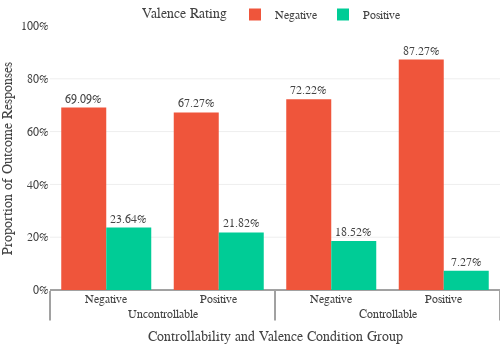
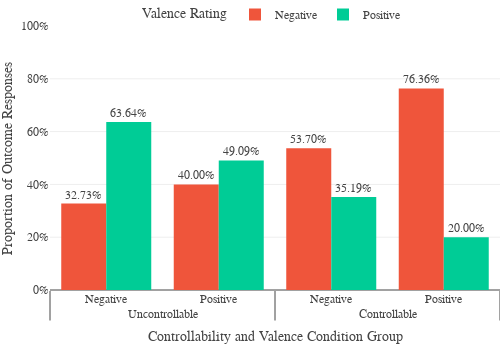
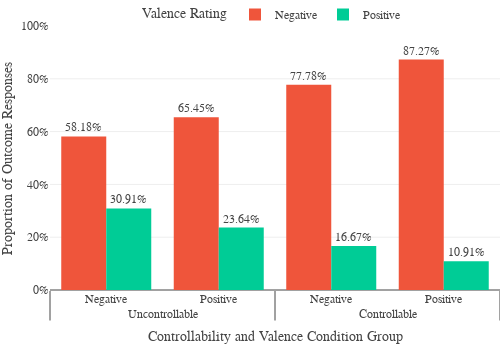
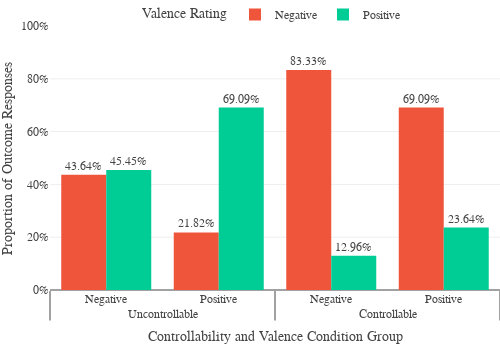

The notebook cell these images were saved under, in order:
### Code cell
for mat in materials:
    mat_valence_props_plotly = master_data[master_data['material']==mat].groupby(['means_condition','valence_condition'])['val_code'].value_counts(normalize=True).unstack().reset_index()

    x_cats = mat_valence_props_plotly['means_condition'],mat_valence_props_plotly['valence_condition']
    mat_valence_fig = go.Figure(data=[
        go.Bar(name='Negative', 
               x=[['Uncontrollable', 'Uncontrollable', 'Controllable', 'Controllable'],
                  ["Negative", "Positive", "Negative", "Positive"]], 
               y=mat_valence_props_plotly['neg'],
               text=mat_valence_props_plotly['neg'], 
               marker_color='#EF553B'),
        go.Bar(name='Positive', 
               x=[['Uncontrollable', 'Uncontrollable', 'Controllable', 'Controllable'],
                  ["Negative", "Positive", "Negative", "Positive"]], 
               y=mat_valence_props_plotly['pos'],
               text=mat_valence_props_plotly['pos'], 
               marker_color='#00CC96'),
    #     go.Bar(name='Neither', 
    #            x=[['Uncontrollable', 'Uncontrollable', 'Controllable', 'Controllable'],
    #               ["Negative", "Positive", "Negative", "Positive"]], 
    #            y=valence_props_plotly['neither'], marker_color='#FECB52')
    ])


    mat_valence_fig.update_layout(#barmode='stack', 
                              template = 'none', 
                              legend_title="Valence Rating",
                              font_family="Times New Roman", font_size=12,
                              width = 500, height = 350,
                              #remove some margin so the graph fits nicer in latex
                              margin_l=50, #left margin
                              margin_r=0, #right margin
                              margin_b=60, #bottom margin
                              margin_t=10, #top margin
                            legend=dict(
                                orientation="h",
                                yanchor="bottom",
                                y=0.99,
                                xanchor="left",
                                x=0.2
                            )
                             )


    #axis titles
    mat_valence_fig.update_xaxes(title_text='Controllability and Valence Condition Group')
    mat_valence_fig.update_yaxes(title_text='Proportion of Outcome Responses', 
                             range=(0,1),
                            tickformat= ',.0%',)

    mat_valence_fig.update_traces(texttemplate='%{text:.2%}',
                              textposition='outside'
                             )

    print(mat)
    mat_valence_fig.show()

### Figure 1 — Plotly figure (JSON) as saved in the notebook; plotly's stock layout.template omitted (floating-point values rounded to 4 significant figures)
{"data": [{"marker": {"color": "#EF553B"}, "name": "Negative", "text": [0.6909, 0.6727, 0.7222, 0.8727], "textposition": "outside", "texttemplate": "%{text:.2%}", "type": "bar", "x": [["Uncontrollable", "Uncontrollable", "Controllable", "Controllable"], ["Negative", "Positive", "Negative", "Positive"]], "y": [0.6909, 0.6727, 0.7222, 0.8727]}, {"marker": {"color": "#00CC96"}, "name": "Positive", "text": [0.2364, 0.2182, 0.1852, 0.07273], "textposition": "outside", "texttemplate": "%{text:.2%}", "type": "bar", "x": [["Uncontrollable", "Uncontrollable", "Controllable", "Controllable"], ["Negative", "Positive", "Negative", "Positive"]], "y": [0.2364, 0.2182, 0.1852, 0.07273]}], "layout": {"font": {"family": "Times New Roman", "size": 12}, "height": 350, "legend": {"orientation": "h", "title": {"text": "Valence Rating"}, "x": 0.2, "xanchor": "left", "y": 0.99, "yanchor": "bottom"}, "margin": {"b": 60, "l": 50, "r": 0, "t": 10}, "width": 500, "xaxis": {"title": {"text": "Controllability and Valence Condition Group"}}, "yaxis": {"range": [0, 1], "tickformat": ",.0%", "title": {"text": "Proportion of Outcome Responses"}}}}

### Figure 2 — Plotly figure (JSON) as saved in the notebook; plotly's stock layout.template omitted (floating-point values rounded to 4 significant figures)
{"data": [{"marker": {"color": "#EF553B"}, "name": "Negative", "text": [0.3273, 0.4, 0.537, 0.7636], "textposition": "outside", "texttemplate": "%{text:.2%}", "type": "bar", "x": [["Uncontrollable", "Uncontrollable", "Controllable", "Controllable"], ["Negative", "Positive", "Negative", "Positive"]], "y": [0.3273, 0.4, 0.537, 0.7636]}, {"marker": {"color": "#00CC96"}, "name": "Positive", "text": [0.6364, 0.4909, 0.3519, 0.2], "textposition": "outside", "texttemplate": "%{text:.2%}", "type": "bar", "x": [["Uncontrollable", "Uncontrollable", "Controllable", "Controllable"], ["Negative", "Positive", "Negative", "Positive"]], "y": [0.6364, 0.4909, 0.3519, 0.2]}], "layout": {"font": {"family": "Times New Roman", "size": 12}, "height": 350, "legend": {"orientation": "h", "title": {"text": "Valence Rating"}, "x": 0.2, "xanchor": "left", "y": 0.99, "yanchor": "bottom"}, "margin": {"b": 60, "l": 50, "r": 0, "t": 10}, "width": 500, "xaxis": {"title": {"text": "Controllability and Valence Condition Group"}}, "yaxis": {"range": [0, 1], "tickformat": ",.0%", "title": {"text": "Proportion of Outcome Responses"}}}}

### Figure 3 — Plotly figure (JSON) as saved in the notebook; plotly's stock layout.template omitted (floating-point values rounded to 4 significant figures)
{"data": [{"marker": {"color": "#EF553B"}, "name": "Negative", "text": [0.5818, 0.6545, 0.7778, 0.8727], "textposition": "outside", "texttemplate": "%{text:.2%}", "type": "bar", "x": [["Uncontrollable", "Uncontrollable", "Controllable", "Controllable"], ["Negative", "Positive", "Negative", "Positive"]], "y": [0.5818, 0.6545, 0.7778, 0.8727]}, {"marker": {"color": "#00CC96"}, "name": "Positive", "text": [0.3091, 0.2364, 0.1667, 0.1091], "textposition": "outside", "texttemplate": "%{text:.2%}", "type": "bar", "x": [["Uncontrollable", "Uncontrollable", "Controllable", "Controllable"], ["Negative", "Positive", "Negative", "Positive"]], "y": [0.3091, 0.2364, 0.1667, 0.1091]}], "layout": {"font": {"family": "Times New Roman", "size": 12}, "height": 350, "legend": {"orientation": "h", "title": {"text": "Valence Rating"}, "x": 0.2, "xanchor": "left", "y": 0.99, "yanchor": "bottom"}, "margin": {"b": 60, "l": 50, "r": 0, "t": 10}, "width": 500, "xaxis": {"title": {"text": "Controllability and Valence Condition Group"}}, "yaxis": {"range": [0, 1], "tickformat": ",.0%", "title": {"text": "Proportion of Outcome Responses"}}}}

### Figure 4 — Plotly figure (JSON) as saved in the notebook; plotly's stock layout.template omitted (floating-point values rounded to 4 significant figures)
{"data": [{"marker": {"color": "#EF553B"}, "name": "Negative", "text": [0.4364, 0.2182, 0.8333, 0.6909], "textposition": "outside", "texttemplate": "%{text:.2%}", "type": "bar", "x": [["Uncontrollable", "Uncontrollable", "Controllable", "Controllable"], ["Negative", "Positive", "Negative", "Positive"]], "y": [0.4364, 0.2182, 0.8333, 0.6909]}, {"marker": {"color": "#00CC96"}, "name": "Positive", "text": [0.4545, 0.6909, 0.1296, 0.2364], "textposition": "outside", "texttemplate": "%{text:.2%}", "type": "bar", "x": [["Uncontrollable", "Uncontrollable", "Controllable", "Controllable"], ["Negative", "Positive", "Negative", "Positive"]], "y": [0.4545, 0.6909, 0.1296, 0.2364]}], "layout": {"font": {"family": "Times New Roman", "size": 12}, "height": 350, "legend": {"orientation": "h", "title": {"text": "Valence Rating"}, "x": 0.2, "xanchor": "left", "y": 0.99, "yanchor": "bottom"}, "margin": {"b": 60, "l": 50, "r": 0, "t": 10}, "width": 500, "xaxis": {"title": {"text": "Controllability and Valence Condition Group"}}, "yaxis": {"range": [0, 1], "tickformat": ",.0%", "title": {"text": "Proportion of Outcome Responses"}}}}
